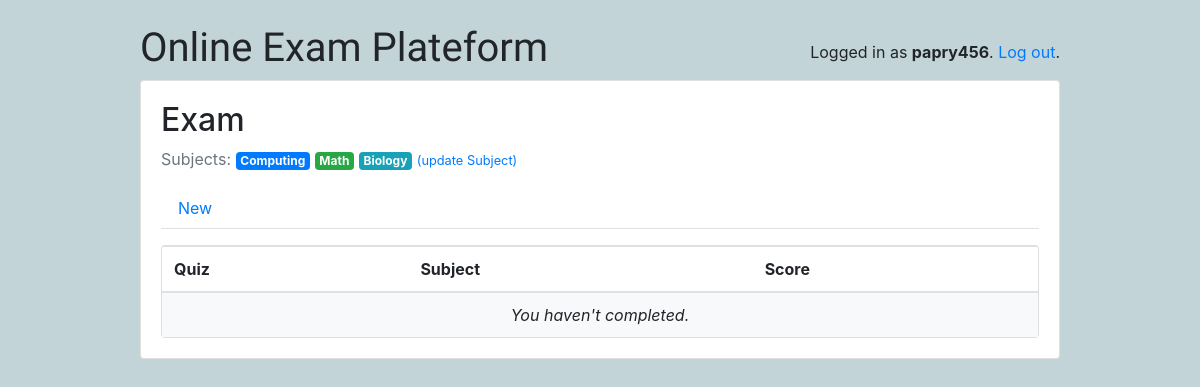
The app's page /students/taken/ (signed in) with its own data.
### classroom/models.py (models this page shows, shortened)
class User(AbstractUser):
    is_student = models.BooleanField(default=False)
    is_teacher = models.BooleanField(default=False)

class Subject(models.Model):
    name = models.CharField(max_length=30)
    color = models.CharField(max_length=7, default='#007bff')
    def get_html_badge(self):
        name = escape(self.name)
        color = escape(self.color)
        html = '<span class="badge badge-primary" style="background-color: %s">%s</span>' % (color, name)
        return mark_safe(html)

### classroom/views/students.py (the view)
# urls.py: path('taken/', students.TakenQuizListView.as_view(), name='taken_quiz_list'),
@method_decorator([login_required, student_required], name='dispatch')
class TakenQuizListView(ListView):
    model = TakenQuiz
    context_object_name = 'taken_quizzes'
    template_name = 'classroom/students/taken_quiz_list.html'
    def get_queryset(self):
        queryset = self.request.user.student.taken_quizzes \
            .select_related('quiz', 'quiz__subject') \
            .order_by('quiz__name')
        return queryset

### classroom/templates/classroom/students/taken_quiz_list.html
{% extends 'base.html' %}
{% block content %}
  {% include 'classroom/students/_header.html' with active='taken' %}
  <div class="card">
    <table class="table mb-0">
      <thead>
        <tr>
          <th>Quiz</th>
          <th>Subject</th>
          <th>Score</th>
        </tr>
      </thead>
      <tbody>
        {% for taken_quiz in taken_quizzes %}
          <tr>
            <td>{{ taken_quiz.quiz.name }}</td>
            <td>{{ taken_quiz.quiz.subject.get_html_badge }}</td>
            <td>{{ taken_quiz.score }}</td>
          </tr>
        {% empty %}
          <tr>
            <td class="bg-light text-center font-italic" colspan="3">You haven't completed.</td>
          </tr>
        {% endfor %}
      </tbody>
    </table>
  </div>
{% endblock %}

### templates/base.html (shortened to what this page needs)
{% load static %}
<html lang="en">
  <head>
    <link rel="stylesheet" href="https://maxcdn.bootstrapcdn.com/bootstrap/4.0.0/css/bootstrap.min.css">
    <link rel="stylesheet" type="text/css" href="{% static 'css/app.css' %}">
    {% if user.is_authenticated and user.is_teacher %}
      <link rel="stylesheet" type="text/css" href="{% static 'css/teachers.css' %}">
    {% else %}
      <link rel="stylesheet" type="text/css" href="{% static 'css/students.css' %}">
    {% endif %}
  </head>
  <body>
    <div class="container my-4">
      <div class="row justify-content-center">
        <div class="col-md-10 col-sm-12">
          <div class="row">
            <div class="col-6">
              <h1 class="logo">
                <a href="{% url 'home' %}">
                 Online Exam Plateform
                </a>
              </h1>
            </div>
            <div class="col-6 text-right">
              {% if user.is_authenticated %}
                <p class="pt-3">Logged in as <strong>{{ user.username }}</strong>. <a href="{% url 'logout' %}">Log out</a>.</p>
              {% else %}
                <a href="{% url 'login' %}" class="btn btn-light" role="button">Log in</a>
                <a href="{% url 'signup' %}" class="btn btn-primary" role="button">Sign up</a>
              {% endif %}
            </div>
          </div>
          <div class="card mb-3">
            <div class="card-body">
              {% block content %}
              {% endblock %}
            </div>
          </div>
        </div>
      </div>
    </div>
  </body>
</html>

### classroom/templates/classroom/students/_header.html (shortened to what this page needs)
<h2>Exam</h2>
<p class="text-muted">
  Subjects:{% for subject in user.student.interests.all %} {{ subject.get_html_badge }}{% endfor %}
  <a href="{% url 'students:student_interests' %}"><small>(update Subject)</small></a>
</p>
<ul class="nav nav-tabs mb-3">
  <li class="nav-item">
    <a class="nav-link{% if active == 'new' %} active{% endif %}" href="{% url 'students:quiz_list' %}">New</a>
  </li>
</ul>

### static/css/app.css (style rules this page uses)
.logo { font-family: 'Clicker Script', cursive; }
.logo a { color: #212529; text-decoration: none; }

### static/css/students.css (style rules this page uses)
body { background-color: #c2d4d8; }

### records on screen
User: username "papry456"
Subject: get_html_badge "Computing"
Subject: get_html_badge "Math"
Subject: get_html_badge "Biology"
